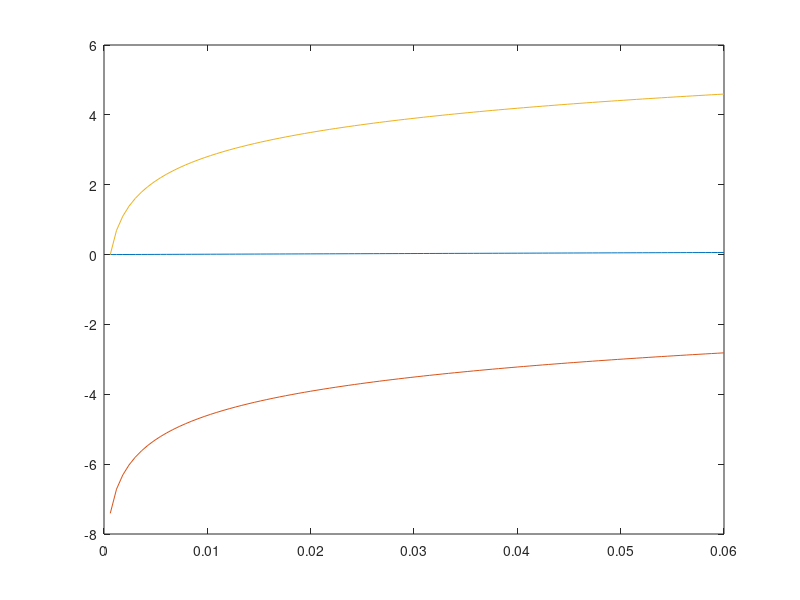
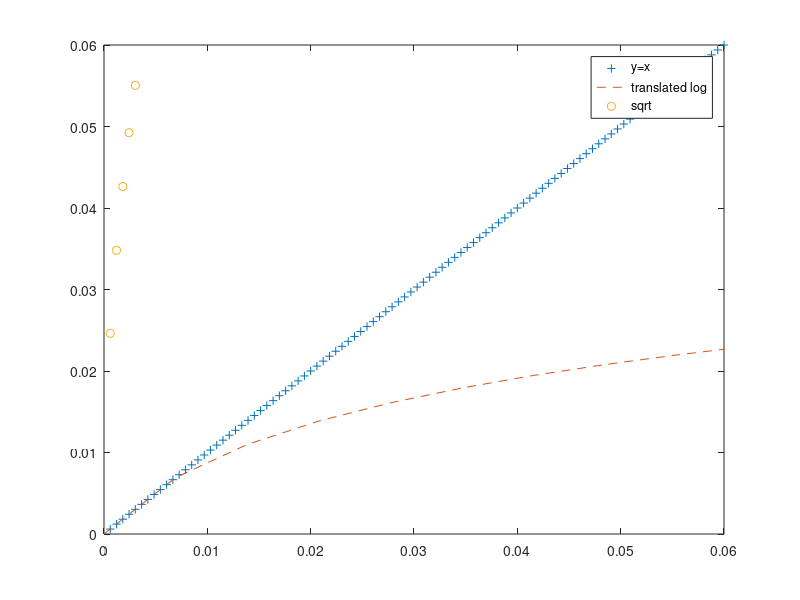

Recreate these plots in MATLAB, in order.
clear all

x0=linspace(-0.03,0.03,100); 

% translate x
x = x0 - min(x0); 

% compute logx
ylog= log(x);

% forget first value
x = x(2:size(x,2));
ylog = ylog(2:size(ylog,2));

hold off
figure(1)
plot(x,x);
hold on
plot(x,ylog);

% Now vertically translate ylog
ylogPositive = ylog - min(ylog)

plot(x,ylogPositive);

% compute the first derivative of the log @start
yprime = (ylog(2) - ylog(1)) / (x(2)-x(1)); 

% set a compression factor
compress = 100; 

xscaled = (x - x(1))* yprime / compress;
ylogpositivescaled = ylogPositive / compress; 

figure(2)
plot(x,x,'+');
hold on
plot(xscaled,ylogpositivescaled,'--');
plot(x,sqrt(x),'o')
xlim([0 0.06])
legend('y=x','translated log','sqrt')
ylim([0 0.06])